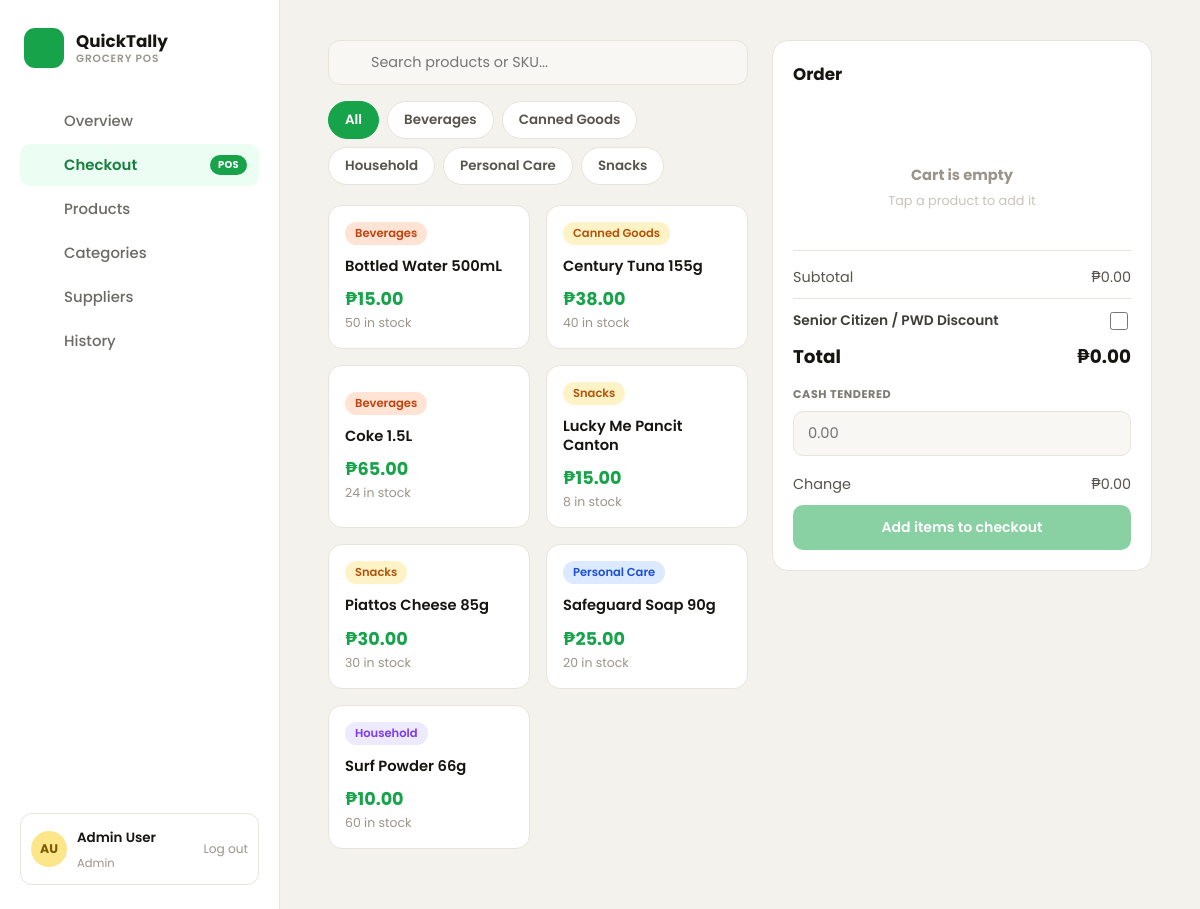
Screenshot of /pos/index.php with the database file from the repository.
### tables this page shows
CREATE TABLE categories (
    id INT AUTO_INCREMENT PRIMARY KEY,
    name VARCHAR(100) NOT NULL UNIQUE,
    created_at TIMESTAMP DEFAULT CURRENT_TIMESTAMP
);

CREATE TABLE products (
    id INT AUTO_INCREMENT PRIMARY KEY,
    sku VARCHAR(50) NOT NULL UNIQUE,
    name VARCHAR(150) NOT NULL,
    category_id INT NOT NULL,
    supplier_id INT NULL,
    cost_price DECIMAL(10,2) NOT NULL DEFAULT 0,
    selling_price DECIMAL(10,2) NOT NULL DEFAULT 0,
    stock_quantity INT NOT NULL DEFAULT 0,
    reorder_level INT NOT NULL DEFAULT 10,
    created_at TIMESTAMP DEFAULT CURRENT_TIMESTAMP,
    updated_at TIMESTAMP DEFAULT CURRENT_TIMESTAMP ON UPDATE CURRENT_TIMESTAMP,
    FOREIGN KEY (category_id) REFERENCES categories(id) ON DELETE RESTRICT,
    FOREIGN KEY (supplier_id) REFERENCES suppliers(id) ON DELETE SET NULL
);

### bootstrap.php (called while the page is built, shortened)
<?php
spl_autoload_register(function (string $class): void {
    $prefix = 'App\\';
    $relative = substr($class, strlen($prefix));
    $file = __DIR__ . '/src/' . str_replace('\\', '/', $relative) . '.php';
});
require_once __DIR__ . '/src/Support/helpers.php';

### src/Core/Database.php (called while the page is built, shortened)
<?php
class Database
{
    private static ?PDO $instance = null;
    public static function getConnection(): PDO
    {
        if (self::$instance === null) {
            $config = require __DIR__ . '/../../config/database.php';
            $dsn = sprintf(
                'mysql:host=%s;port=%s;dbname=%s;charset=%s',
                $config['host'],
                $config['port'],
                $config['database'],
                $config['charset']
            );
            try {
                self::$instance = new PDO($dsn, $config['username'], $config['password'], [
                    PDO::ATTR_ERRMODE => PDO::ERRMODE_EXCEPTION,
                    PDO::ATTR_DEFAULT_FETCH_MODE => PDO::FETCH_ASSOC,
                    PDO::ATTR_EMULATE_PREPARES => false,
                ]);
            } catch (PDOException $e) {
                throw new PDOException('Database connection failed: ' . $e->getMessage(), (int) $e->getCode());
            }
        }
        return self::$instance;
    }
}

### src/Models/Model.php (called while the page is built, shortened)
<?php
abstract class Model
{
    protected PDO $db;
    protected string $table;
    public function __construct()
    {
        $this->db = Database::getConnection();
    }
    public function all(string $orderBy = '', string $direction = 'ASC'): array
    {
        $sql = "SELECT * FROM {$this->table}";
        if ($orderBy !== '') {
            $direction = strtoupper($direction) === 'DESC' ? 'DESC' : 'ASC';
            $sql .= " ORDER BY {$orderBy} {$direction}";
        }
        return $this->db->query($sql)->fetchAll();
    }
}

### config/database.php (called while the page is built)
<?php
return [
    'host' => 'localhost',
    'port' => '3306',
    'database' => 'sarisari_pos',
    'username' => 'root',
    'password' => '',
    'charset' => 'utf8mb4',
];

### src/Models/Product.php (called while the page is built, shortened)
<?php
class Product extends Model
{
    public function search(
        string $keyword = '',
        ?int $categoryId = null,
        string $sortBy = 'name',
        string $direction = 'ASC',
        int $limit = 20,
        int $offset = 0
    ): array {
        $allowedSort = ['name', 'selling_price', 'stock_quantity', 'created_at'];
        $direction = strtoupper($direction) === 'DESC' ? 'DESC' : 'ASC';
        $sql = 'SELECT p.*, c.name AS category_name, s.name AS supplier_name
                FROM products p
                LEFT JOIN categories c ON p.category_id = c.id
                LEFT JOIN suppliers s ON p.supplier_id = s.id
                WHERE p.name LIKE :keyword';
        $params = ['keyword' => "%{$keyword}%"];
        $sql .= " ORDER BY p.{$sortBy} {$direction} LIMIT :limit OFFSET :offset";
        $stmt = $this->db->prepare($sql);
        foreach ($params as $key => $value) {
            $stmt->bindValue(":{$key}", $value);
        }
        $stmt->bindValue(':limit', $limit, PDO::PARAM_INT);
        $stmt->bindValue(':offset', $offset, PDO::PARAM_INT);
        $stmt->execute();
        return $stmt->fetchAll();
    }
}

### public/pos/index.php (the view, shortened to what this page needs)
<?php
require __DIR__ . '/../../bootstrap.php';
$products = (new Product())->search('', null, 'name', 'ASC', 200, 0);
$categories = (new Category())->all('name');
$activeNav = 'pos';
require __DIR__ . '/../includes/header.php';
?>
<div class="pos-layout">
    <div class="pos-main">
        <div class="search-input-wrap" style="margin-bottom:16px;">
            <span class="search-icon"><?= navIcon('search') ?></span>
            <input type="text" id="posSearch" class="search-input" placeholder="Search products or SKU...">
        </div>
        <div class="pill-group" id="posCategoryPills" style="margin-bottom:20px;">
            <button type="button" class="pill active" data-category="all">All</button>
            <?php foreach ($categories as $cat): ?>
                <button type="button" class="pill" data-category="<?= htmlspecialchars($cat['name']) ?>"><?= htmlspecialchars($cat['name']) ?></button>
            <?php endforeach; ?>
        </div>
        <?php if (empty($products)): ?>
            <p class="empty-text">No products available. Add products first.</p>
        <?php else: ?>
            <div class="product-grid" id="posProductGrid">
                <?php foreach ($products as $p): ?>
                    <button type="button" class="product-card"
                        data-id="<?= $p['id'] ?>"
                        data-name="<?= htmlspecialchars($p['name']) ?>"
                        data-price="<?= (float) $p['selling_price'] ?>"
                        data-stock="<?= (int) $p['stock_quantity'] ?>"
                        data-category="<?= htmlspecialchars($p['category_name'] ?? '') ?>"
                        data-search="<?= htmlspecialchars(strtolower($p['name'] . ' ' . $p['sku'])) ?>"
                        <?= (int) $p['stock_quantity'] < 1 ? 'disabled' : '' ?>>
                        <span class="badge-pill <?= categoryBadgeClass($p['category_name'] ?? null) ?>"><?= htmlspecialchars($p['category_name'] ?? 'Uncategorized') ?></span>
                        <div class="product-name"><?= htmlspecialchars($p['name']) ?></div>
                        <div class="product-price">&#8369;<?= number_format((float) $p['selling_price'], 2) ?></div>
                        <div class="product-stock"><?= (int) $p['stock_quantity'] ?> in stock</div>
                    </button>
                <?php endforeach; ?>
            </div>
        <?php endif; ?>
    </div>
    <aside class="order-panel">
        <div class="order-title">Order</div>
        <div class="order-empty" id="orderEmpty">
            <?= navIcon('cart') ?>
            <strong>Cart is empty</strong>
            <span>Tap a product to add it</span>
        </div>
        <form method="post" action="<?= BASE_URL ?>/pos/checkout.php" id="checkoutForm">
            <div class="order-summary">
                <div class="order-row"><span>Subtotal</span><span>&#8369;<span id="cartSubtotal">0.00</span></span></div>
                <label class="discount-toggle">
                    <span>Senior Citizen / PWD Discount</span>
                    <input type="checkbox" id="discountToggle">
                </label>
                <div class="order-total-row"><span>Total</span><span>&#8369;<span id="cartTotal">0.00</span></span></div>
                <div class="field">
                    <label>Cash Tendered</label>
                    <input type="number" step="0.01" min="0" name="amount_paid" id="amountPaid" placeholder="0.00">
                </div>
                <div class="order-row"><span>Change</span><span>&#8369;<span id="changeDue">0.00</span></span></div>
                <button type="button" class="btn btn-primary btn-block" id="checkoutBtn" disabled>Add items to checkout</button>
            </div>
        </form>
    </aside>
</div>
<?php require __DIR__ . '/../includes/footer.php'; ?>

### public/includes/header.php (shortened to what this page needs)
<!DOCTYPE html>
<html lang="en">
<head>
    <link href="<?= BASE_URL ?>/assets/css/style.css" rel="stylesheet">
</head>
<body>
<div class="app-shell">
    <?php require __DIR__ . '/nav.php'; ?>
    <div class="main-content">

### public/includes/nav.php
<?php
$navItems = [
    ['key' => 'dashboard', 'label' => 'Overview', 'href' => '/index.php', 'icon' => 'grid'],
    ['key' => 'pos', 'label' => 'Checkout', 'href' => '/pos/index.php', 'icon' => 'bag', 'badge' => 'POS'],
    ['key' => 'products', 'label' => 'Products', 'href' => '/products/index.php', 'icon' => 'hexagon'],
    ['key' => 'categories', 'label' => 'Categories', 'href' => '/categories/index.php', 'icon' => 'tag'],
    ['key' => 'suppliers', 'label' => 'Suppliers', 'href' => '/suppliers/index.php', 'icon' => 'truck'],
    ['key' => 'sales', 'label' => 'History', 'href' => '/sales/index.php', 'icon' => 'file'],
];
$active = $activeNav ?? '';
?>
<aside class="sidebar" id="appSidebar">
    <a href="<?= BASE_URL ?>/index.php" class="brand">
        <span class="brand-icon"><?= navIcon('bag') ?></span>
        <span class="brand-text">
            <span class="brand-name">QuickTally</span>
            <span class="brand-sub">Grocery POS</span>
        </span>
    </a>
    <nav>
        <ul class="nav-list">
            <?php foreach ($navItems as $item): ?>
                <li>
                    <a href="<?= BASE_URL . $item['href'] ?>" class="nav-link <?= $active === $item['key'] ? 'active' : '' ?>">
                        <?= navIcon($item['icon']) ?>
                        <span><?= htmlspecialchars($item['label']) ?></span>
                        <?php if (!empty($item['badge'])): ?><span class="nav-badge"><?= htmlspecialchars($item['badge']) ?></span><?php endif; ?>
                    </a>
                </li>
            <?php endforeach; ?>
        </ul>
    </nav>
    <div class="sidebar-footer">
        <div class="user-card">
            <span class="user-avatar">AU</span>
            <span class="user-info">
                <span class="user-name">Admin User</span>
                <span class="user-role">Admin</span>
            </span>
            <a href="#" class="user-logout" title="Login/logout arrives with Final Term auth">Log out</a>
        </div>
    </div>
</aside>

### src/Support/helpers.php (shortened to what this page needs)
<?php
function categoryBadgeClass(?string $name): string
{
    $palette = ['badge-blue', 'badge-orange', 'badge-purple', 'badge-yellow', 'badge-teal', 'badge-pink'];
    return $palette[crc32(strtolower($name)) % count($palette)];
}
function navIcon(string $name): string
{
    $icons = [
        'grid' => '<rect x="3" y="3" width="7" height="7" rx="1.5"></rect><rect x="14" y="3" width="7" height="7" rx="1.5"></rect><rect x="3" y="14" width="7" height="7" rx="1.5"></rect><rect x="14" y="14" width="7" height="7" rx="1.5"></rect>',
        'bag' => '<path d="M6 8h12l-1 12H7L6 8z"></path><path d="M9 8V6a3 3 0 0 1 6 0v2"></path>',
        'hexagon' => '<path d="M12 2 21 7v10l-9 5-9-5V7l9-5z"></path>',
        'tag' => '<path d="M20.59 13.41 12 21.99a2 2 0 0 1-2.83 0l-8.17-8.17a2 2 0 0 1 0-2.83L9.59 2.41A2 2 0 0 1 11 2H19a2 2 0 0 1 2 2v8a2 2 0 0 1-.41 1.41z"></path><circle cx="15" cy="7" r="1.2"></circle>',
        'truck' => '<rect x="1" y="6" width="14" height="10" rx="1"></rect><path d="M15 10h4l3 3v3h-7z"></path><circle cx="6" cy="18" r="2"></circle><circle cx="17" cy="18" r="2"></circle>',
        'file' => '<path d="M7 3h7l5 5v13a1 1 0 0 1-1 1H7a1 1 0 0 1-1-1V4a1 1 0 0 1 1-1z"></path><path d="M14 3v5h5"></path>',
        'search' => '<circle cx="11" cy="11" r="7"></circle><path d="m20 20-3.5-3.5"></path>',
        'cart' => '<circle cx="9" cy="20" r="1.4"></circle><circle cx="17" cy="20" r="1.4"></circle><path d="M2 3h2l2.4 12.2a2 2 0 0 0 2 1.6h7.4a2 2 0 0 0 2-1.6L20 7H5.2"></path>',
        'menu' => '<path d="M3 6h18"></path><path d="M3 12h18"></path><path d="M3 18h18"></path>',
        'plus' => '<path d="M12 5v14"></path><path d="M5 12h14"></path>',
    ];
    $path = $icons[$name] ?? '';
    return '<svg class="nav-icon" width="20" height="20" viewBox="0 0 24 24" fill="none" stroke="currentColor" stroke-width="1.8" stroke-linecap="round" stroke-linejoin="round">' . $path . '</svg>';
}

### public/includes/footer.php (shortened to what this page needs)
    </div>
</div>
</body>
</html>

### rows the page displays
categories: name "Beverages"
categories: name "Canned Goods"
categories: name "Household"
categories: name "Personal Care"
categories: name "Snacks"
products: category.name "Beverages", name "Bottled Water 500mL", selling_price "15.00", stock_quantity "50"
products: category.name "Canned Goods", name "Century Tuna 155g", selling_price "38.00", stock_quantity "40"
products: category.name "Beverages", name "Coke 1.5L", selling_price "65.00", stock_quantity "24"
products: category.name "Snacks", name "Lucky Me Pancit Canton", selling_price "15.00", stock_quantity "8"
products: category.name "Snacks", name "Piattos Cheese 85g", selling_price "30.00", stock_quantity "30"
products: category.name "Personal Care", name "Safeguard Soap 90g", selling_price "25.00", stock_quantity "20"
products: category.name "Household", name "Surf Powder 66g", selling_price "10.00", stock_quantity "60"

### other values shown
$item['label'] "Overview"
$item['label'] "Checkout"
$item['badge'] "POS"
$item['label'] "Products"
$item['label'] "Categories"
$item['label'] "Suppliers"
$item['label'] "History"
